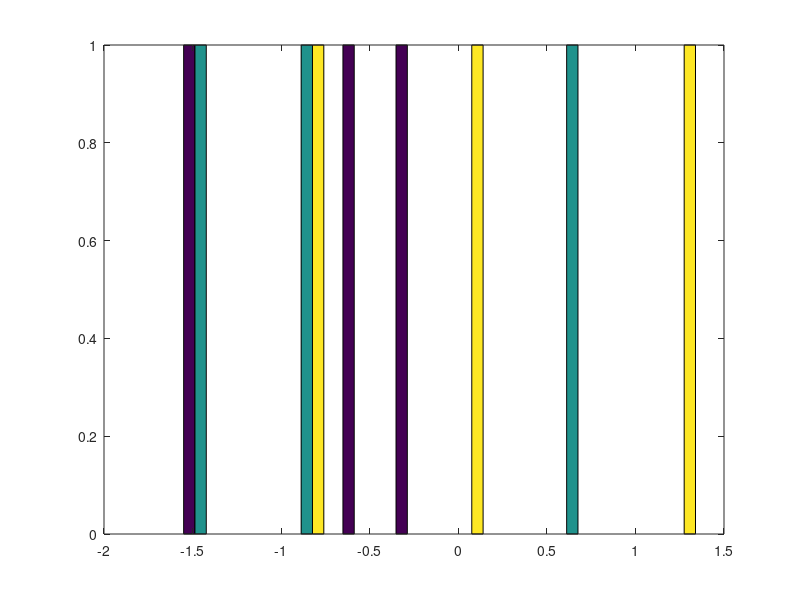

MATLAB code to generate this figure:
5+6 %addition
3-2 %subtraction
5*8 %multiplication
1/2 %division
2^6 %power
1==2 %false stmnt
1~=2 %true stmnt
1&&1 %AND
1||0 %OR
xor(1,0) %xor

d=1
a=3
a=3;
b='Hi'
c=(3>=1)

a=pi
disp(a);
disp(sprintf('2 decimals: %0.2f',a))
disp(sprintf('2 decimals: %0.6f',a))

A = [1 2; 3 4; 5 6]
A = [1 2;
3 4;
5 6]

v= 1:0.1:2  % vector of 1 through 2 with 0.1 leaps
v= 1:6

ones(2,3)
zeros(2,3)

w = rand(3,3)
w = randn(3,3) 
hist(w) % histogram

eye(4) %identity matrix


